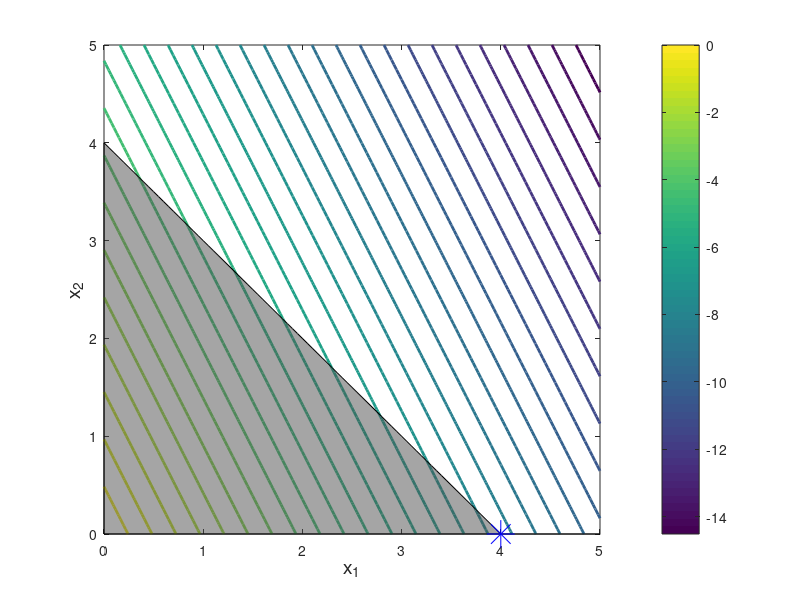

Reproduce this figure in MATLAB.
x=0:0.05:5;
y=0:0.05:5;
[X,Y]=meshgrid(x,y);
F=-2*X-Y;

figure,
%v=[0:0.02:0.1,0.2:0.1:1];
[c,h]=contour(X,Y,F,30,'linewidth',2);
xlabel('x_1','fontsize',14),
ylabel('x_2','fontsize',14),
colorbar

%%
yc1=4-x;
hold on
fill([x(1),x,x(end)],[0,yc1,0],[0.3,0.3,0.3],'facealpha',0.5);
hold off
axis([0, 5, 0, 5])

%%

f=[-2;-1];
A=[-1 0;0 -1;1 1];
b=[0; 0; 4];
x=linprog(f,A,b);

hold on
plot(x(1),x(2),'b*','markersize',20)
hold off